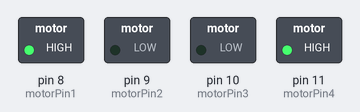
A sketch run on a simulated Arduino Uno, built with avr-gcc and run on an emulated ATmega328P. Parts: switched loads named in the sketch (green lamp = pin HIGH).

Above: at 0.6 s.
At 1.66 s:
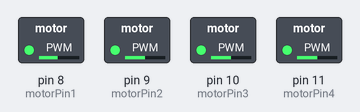
At 2.1 s:
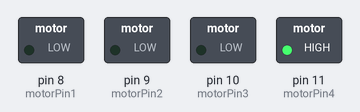
Timing chart, 0 to 3.6 s (numbered marks = the images above):
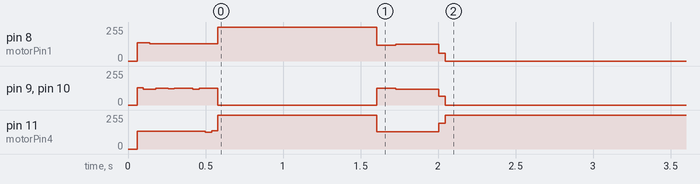

Measured:
- by itself, pin 11 (motorPin4): 134/255 → 255/255 at 0.50 s, → 128/255 1.1 s later, → 255/255 0.40 s later
- by itself, pin 8 (motorPin1): 137/255 → 131/255 at 0.14 s, → 255/255 0.44 s later, → 118/255 1.0 s later, → 125/255 0.12 s later, … (5 changes in this stretch)

The sketch:

nano_gauge.ino
```cpp
#define initMotor   (1)


#define FBUFLEN     (20)
#define EMA_ALPHA   (1)

const byte motorPin1 = 8;
const byte motorPin2 = 9;
const byte motorPin3 = 10;
const byte motorPin4 = 11;
const byte inputPin = 7;

const uint8_t fss = 160;
uint16_t delayTime = 4255;

uint8_t a;
uint8_t b;
uint8_t c;
uint8_t d;

bool  ccw=0;
float e=2.71;
uint16_t current=0;
uint16_t pos = 0;

volatile uint32_t current_time = 0;
volatile uint32_t previous_time = 0;
volatile uint32_t duration;

uint16_t fbuf[FBUFLEN];
uint8_t i = 0;

void setup() {
  Serial.begin(115200);
  ACSR = B01011010;

#if initMotor
  pinMode(motorPin1, OUTPUT);
  pinMode(motorPin2, OUTPUT);
  pinMode(motorPin3, OUTPUT);
  pinMode(motorPin4, OUTPUT);
  pinMode(inputPin, INPUT);
  turn(150,1);
  //turn(30,0);
  delay(1000);
#endif
}

void turn(int16_t fullsteps, bool ccw)
{
  /// 1 schleifendurchgang entspricht 4 pi rad
  uint16_t fz = fss;

  /// muss degree/2 mal ausgeführt werden für degree
  for(int16_t n=0; n<fullsteps; n++)
  {
    //Serial.print("n: ");
    //Serial.print(n);
    //Serial.print("\n");
    delayTime = 1000000/(3*fz);
    ///   jede schleife entspricht 2 degree (2° / 4 pi)
    for(int8_t k=5; k>=0; k--)
    {
      a = 1 & (0x38 >> abs(5*ccw - k)); ///00111000 >> k
      b = 1 & (0x0E >> abs(5*ccw - k)); ///00011100 >> k
      c = 1 & (0x23 >> abs(5*ccw - k)); ///00111000 >> k
                                        ///ccw := counterclockwise
      digitalWrite(motorPin1, a);
      digitalWrite(motorPin2, b);
      digitalWrite(motorPin3, b);
      digitalWrite(motorPin4, c);
      delayMicroseconds(delayTime);
    }
    /// fz berechnen
    if(n < fullsteps/2)         { fz = fz + e*fz/pow(n+2,2);  }
    else if(n >= fullsteps/2)   { fz = fz - e*fz/pow(fullsteps-n+2,2);  }

    //Serial.print(fz);
    //Serial.print("\n");
  }
}

void position(int16_t future)
{
   future = future - current;
   current = current + future;
   if (future < 0)      { turn(abs(future), 1); }
   else if (future > 0) { turn(future, 0); }
   else                 {  }
}

uint16_t sma(uint32_t dur)
{
  uint32_t average = 0;
  fbuf[i%FBUFLEN] = dur; i++;
  for(uint16_t k = 0; k < FBUFLEN; k++)
  {
    average += fbuf[k];
  }
  return average/FBUFLEN;
}

uint16_t ema()
{
    static uint16_t exponential_average=duration;

    exponential_average=(EMA_ALPHA*(uint32_t)duration + (100 - EMA_ALPHA)*(uint32_t)exponential_average)/100;
    return exponential_average;
}

void loop()
{
  /*
  Serial.print(duration);
  Serial.print(",");
  Serial.print(sma(ema()));
  Serial.print("\n");
*/
position(120);

}

ISR(ANALOG_COMP_vect)
{
   current_time = micros();
   duration = current_time - previous_time;
   previous_time = current_time;
}
```
